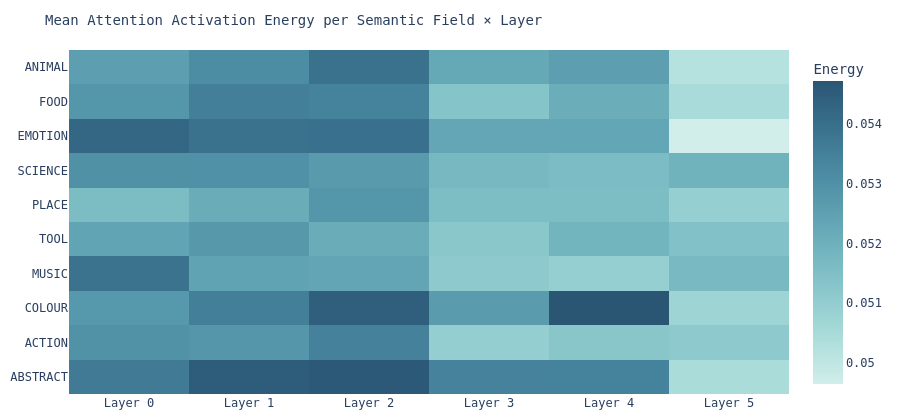

The cell this chart's notebook holds for it:
### Markdown cell above
### 3.1 — Visualise mean activation energy per semantic field and layer

### Code cell
# Mean per-field activation across all layers (mean over roles)
layer_means = np.zeros((len(SEMANTIC_FIELDS), n_layers))
field_names = list(SEMANTIC_FIELDS.keys())

for f_idx, field in enumerate(field_names):
    mask = labels == field
    for l_idx in range(n_layers):
        role_cols = [f"L{l_idx}_{r}" for r in ROLES_ATT]
        layer_means[f_idx, l_idx] = df_act.loc[mask, role_cols].values.mean()

fig = px.imshow(
    layer_means,
    x=[f"Layer {i}" for i in range(n_layers)],
    y=field_names,
    color_continuous_scale="Teal",
    aspect="auto",
    title="Mean Attention Activation Energy per Semantic Field × Layer",
    labels={"color": "Energy"},
)
fig.update_layout(
    font_family="monospace",
    title_font_size=14,
    margin=dict(l=10, r=10, t=50, b=10),
    height=420,
)
fig.write_image(OUTPUT_DIR / "fig_01_activation_heatmap.png", scale=2)
fig.show()
print("Saved fig_01_activation_heatmap.png")

### Figure 1 — Plotly figure (JSON) as saved in the notebook; plotly's stock layout.template omitted (floating-point values rounded to 4 significant figures)
{"data": [{"coloraxis": "coloraxis", "hovertemplate": "x: %{x}<br>y: %{y}<br>Energy: %{z}<extra></extra>", "name": "0", "type": "heatmap", "x": ["Layer 0", "Layer 1", "Layer 2", "Layer 3", "Layer 4", "Layer 5"], "xaxis": "x", "y": ["ANIMAL", "FOOD", "EMOTION", "SCIENCE", "PLACE", "TOOL", "MUSIC", "COLOUR", "ACTION", "ABSTRACT"], "yaxis": "y", "z": [[0.05254, 0.0531, 0.0539, 0.05228, 0.05255, 0.05023], [0.05285, 0.05352, 0.05343, 0.05134, 0.05209, 0.0505], [0.05421, 0.05394, 0.05395, 0.05233, 0.05234, 0.04965], [0.053, 0.053, 0.05269, 0.05171, 0.05159, 0.05191], [0.05159, 0.05213, 0.05285, 0.05157, 0.05157, 0.05094], [0.05241, 0.05277, 0.05211, 0.05123, 0.05185, 0.05145], [0.05387, 0.05244, 0.05235, 0.05115, 0.05093, 0.05168], [0.05276, 0.05351, 0.05445, 0.05267, 0.05471, 0.05074], [0.05297, 0.05282, 0.05345, 0.05098, 0.05128, 0.05115], [0.05367, 0.0545, 0.05462, 0.05342, 0.05344, 0.05045]]}], "layout": {"coloraxis": {"colorbar": {"title": {"text": "Energy"}}, "colorscale": [[0, "rgb(209, 238, 234)"], [0.1667, "rgb(168, 219, 217)"], [0.3333, "rgb(133, 196, 201)"], [0.5, "rgb(104, 171, 184)"], [0.6667, "rgb(79, 144, 166)"], [0.8333, "rgb(59, 115, 143)"], [1, "rgb(42, 86, 116)"]]}, "font": {"family": "monospace"}, "height": 420, "margin": {"b": 10, "l": 10, "r": 10, "t": 50}, "title": {"font": {"size": 14}, "text": "Mean Attention Activation Energy per Semantic Field × Layer"}, "xaxis": {"anchor": "y", "domain": [0, 1]}, "yaxis": {"anchor": "x", "autorange": "reversed", "domain": [0, 1]}}}
